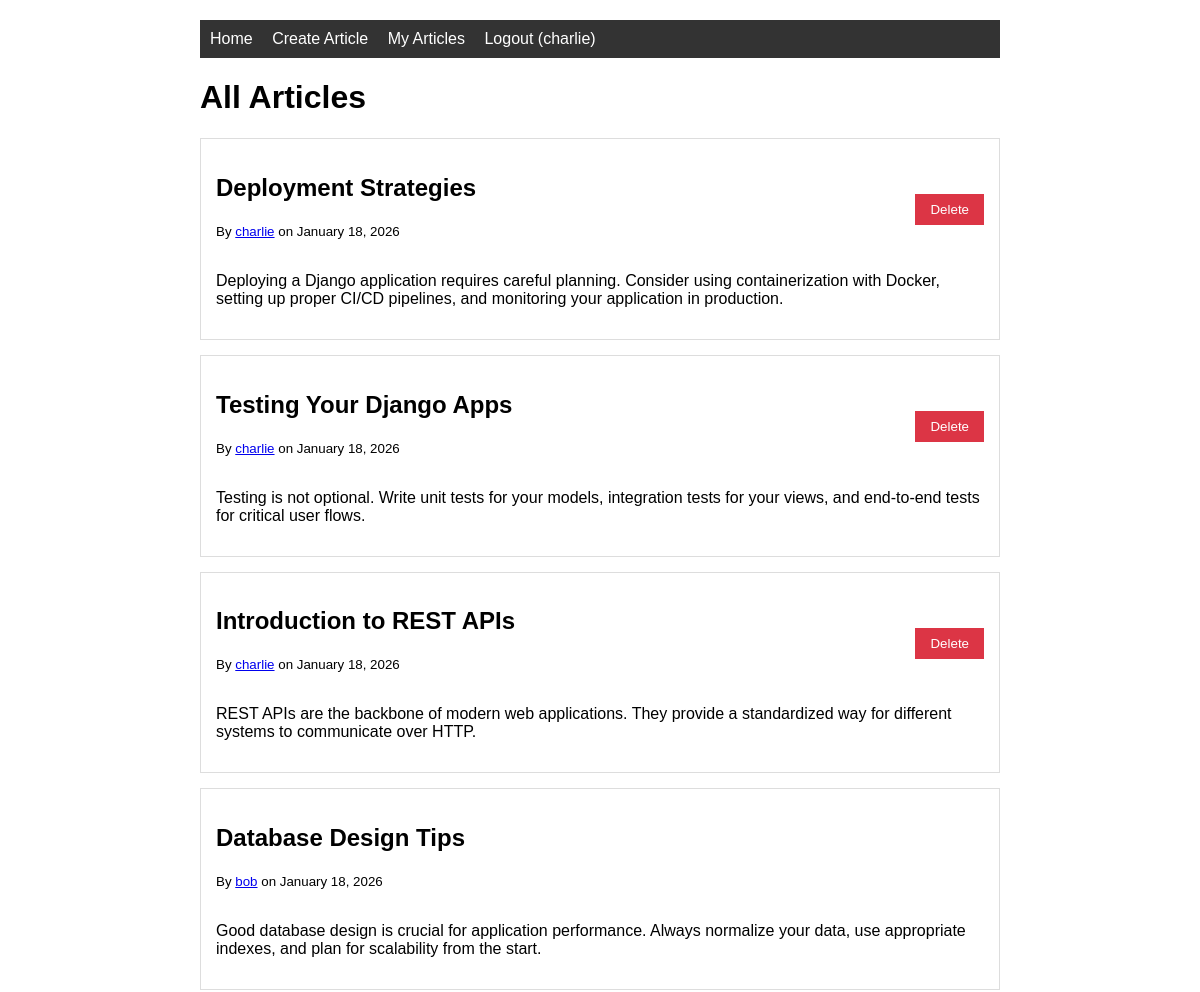
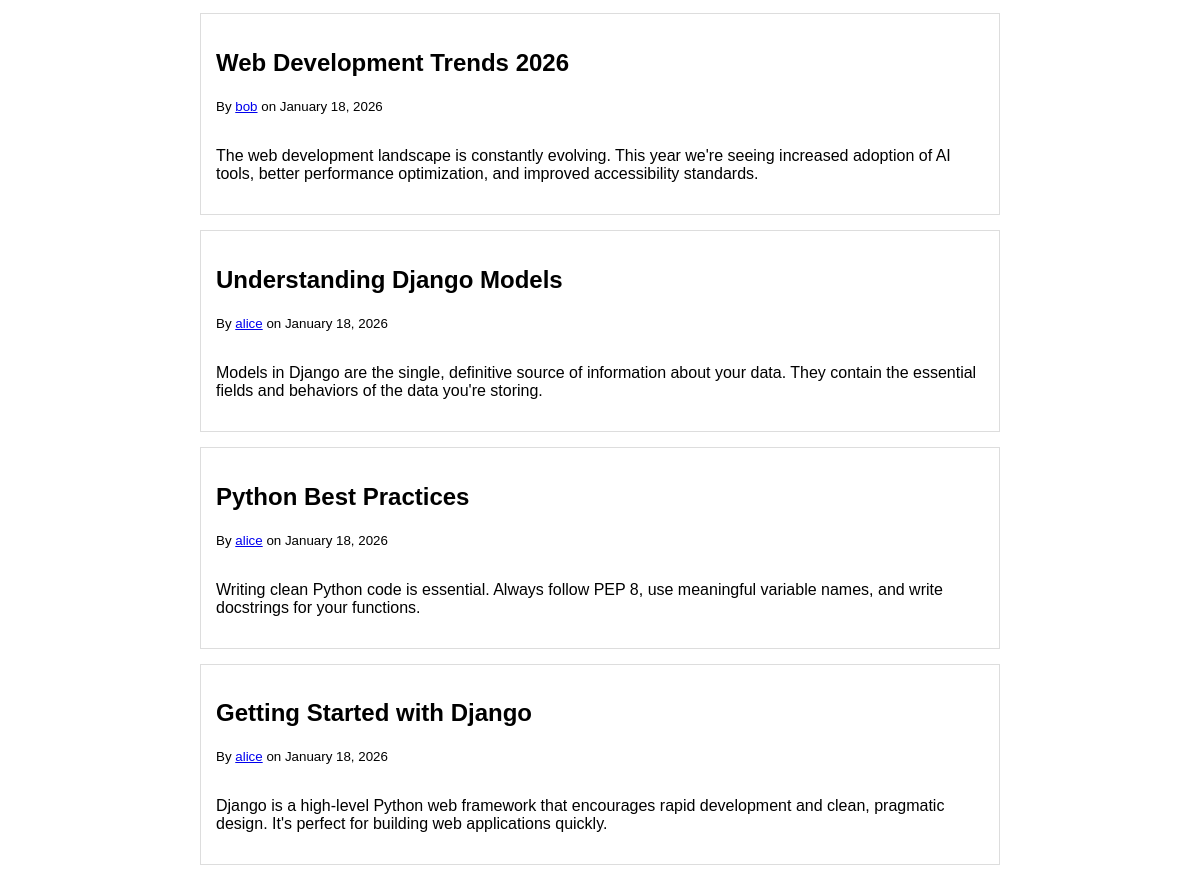
The page / (signed in) on the database its author committed (2 pictures, top to bottom).
### blog/models.py (models this page shows, shortened)
class Article(models.Model):
    title = models.CharField(max_length=200)
    content = models.TextField()
    author = models.ForeignKey(User, on_delete=models.CASCADE, related_name='articles')
    created_at = models.DateTimeField(auto_now_add=True)
    updated_at = models.DateTimeField(auto_now=True)
    class Meta:
        ordering = ['-created_at']

### blog/views.py (the view)
# urls.py: path('', views.home, name='home'),
def home(request):
    articles = Article.objects.all()
    return render(request, 'blog/home.html', {'articles': articles})

### blog/templates/blog/home.html (shortened to what this page needs)
{% extends 'blog/base.html' %}
{% block content %}
<h1>All Articles</h1>
{% if articles %}
    {% for article in articles %}
    <div class="article">
        <div class="article-header">
            <div>
                <h2>{{ article.title }}</h2>
                <p><small>By <a href="{% url 'user_articles' article.author.username %}">{{ article.author.username }}</a> on {{ article.created_at|date:"F d, Y" }}</small></p>
            </div>
            {% if user == article.author %}
            <form method="post" action="{% url 'delete_article' article.id %}" style="display: inline;">
                <button type="submit" class="delete-btn">Delete</button>
            </form>
            {% endif %}
        </div>
        <p>{{ article.content }}</p>
    </div>
    {% endfor %}
{% else %}
    <p>No articles yet. {% if user.is_authenticated %}<a href="{% url 'create_article' %}">Create one!</a>{% else %}<a href="{% url 'register' %}">Register</a> to create articles.{% endif %}</p>
{% endif %}
{% endblock %}

### blog/templates/blog/base.html (shortened to what this page needs)
<!DOCTYPE html>
<html>
<head>
</head>
<body>
    <nav>
        <a href="{% url 'home' %}">Home</a>
        {% if user.is_authenticated %}
            <a href="{% url 'create_article' %}">Create Article</a>
            <a href="{% url 'user_articles' user.username %}">My Articles</a>
            <form method="post" action="{% url 'logout' %}" style="display: inline;">
                <button type="submit" style="background: none; border: none; color: white; cursor: pointer; text-decoration: none; font-size: inherit; padding: 0;">Logout ({{ user.username }})</button>
            </form>
        {% else %}
            <a href="{% url 'login' %}">Login</a>
            <a href="{% url 'register' %}">Register</a>
        {% endif %}
    </nav>
    {% block content %}{% endblock %}
</body>
</html>

### blog/templates/blog/base.html (style rules this page uses)
body { font-family: Arial, sans-serif; max-width: 800px; margin: 0 auto; padding: 20px; }
nav { background: #333; color: white; padding: 10px; margin-bottom: 20px; }
nav a { color: white; margin-right: 15px; text-decoration: none; }
.article { border: 1px solid #ddd; padding: 15px; margin-bottom: 15px; }
.article-header { display: flex; justify-content: space-between; align-items: center; }
form { margin-top: 10px; }
button { padding: 8px 15px; background: #007bff; color: white; border: none; cursor: pointer; }
.delete-btn { background: #dc3545; }

### rows shown on the page
Article: title "Deployment Strategies", author.username "charlie", created_at "January 18, 2026", shows "Delete", content "Deploying a Django application requires careful planning. Consider using containerization with Docker, setting up proper CI/CD pipelines, and monitoring your application in production."
Article: title "Testing Your Django Apps", author.username "charlie", created_at "January 18, 2026", shows "Delete", content "Testing is not optional. Write unit tests for your models, integration tests for your views, and end-to-end tests for critical user flows."
Article: title "Introduction to REST APIs", author.username "charlie", created_at "January 18, 2026", shows "Delete", content "REST APIs are the backbone of modern web applications. They provide a standardized way for different systems to communicate over HTTP."
Article: title "Database Design Tips", author.username "bob", created_at "January 18, 2026", content "Good database design is crucial for application performance. Always normalize your data, use appropriate indexes, and plan for scalability from the start."
Article: title "Web Development Trends 2026", author.username "bob", created_at "January 18, 2026", content "The web development landscape is constantly evolving. This year we're seeing increased adoption of AI tools, better performance optimization, and improved accessibility standards."
Article: title "Understanding Django Models", author.username "alice", created_at "January 18, 2026", content "Models in Django are the single, definitive source of information about your data. They contain the essential fields and behaviors of the data you're storing."
Article: title "Python Best Practices", author.username "alice", created_at "January 18, 2026", content "Writing clean Python code is essential. Always follow PEP 8, use meaningful variable names, and write docstrings for your functions."
Article: title "Getting Started with Django", author.username "alice", created_at "January 18, 2026", content "Django is a high-level Python web framework that encourages rapid development and clean, pragmatic design. It's perfect for building web applications quickly."

### other values the page prints
{{ user.username }} "charlie"
